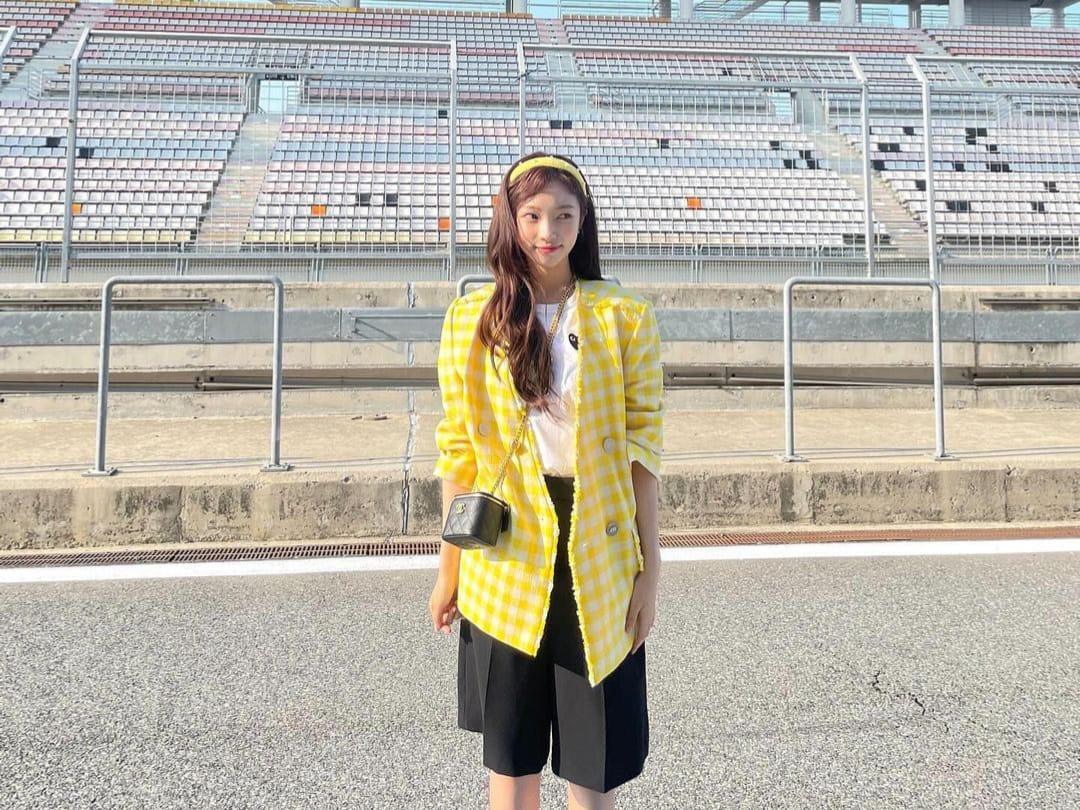
#> input picture haezy.jpg, 1080 x 810 px, given in place of solvay.jpg, which was not available
$ python 'Latihan 6_2.py'
#> lines starting #> are read from the running program, lines starting #| are printed output that depends on the picture; pictures that were not available may be replaced by others from this repository, and a replacement may not be noted
# 1217070078, Rossy Musdawiyah Anisa

import cv2
import numpy as np
from matplotlib import pyplot as plt

# Load images
img = cv2.imread('solvay.jpg', 0)
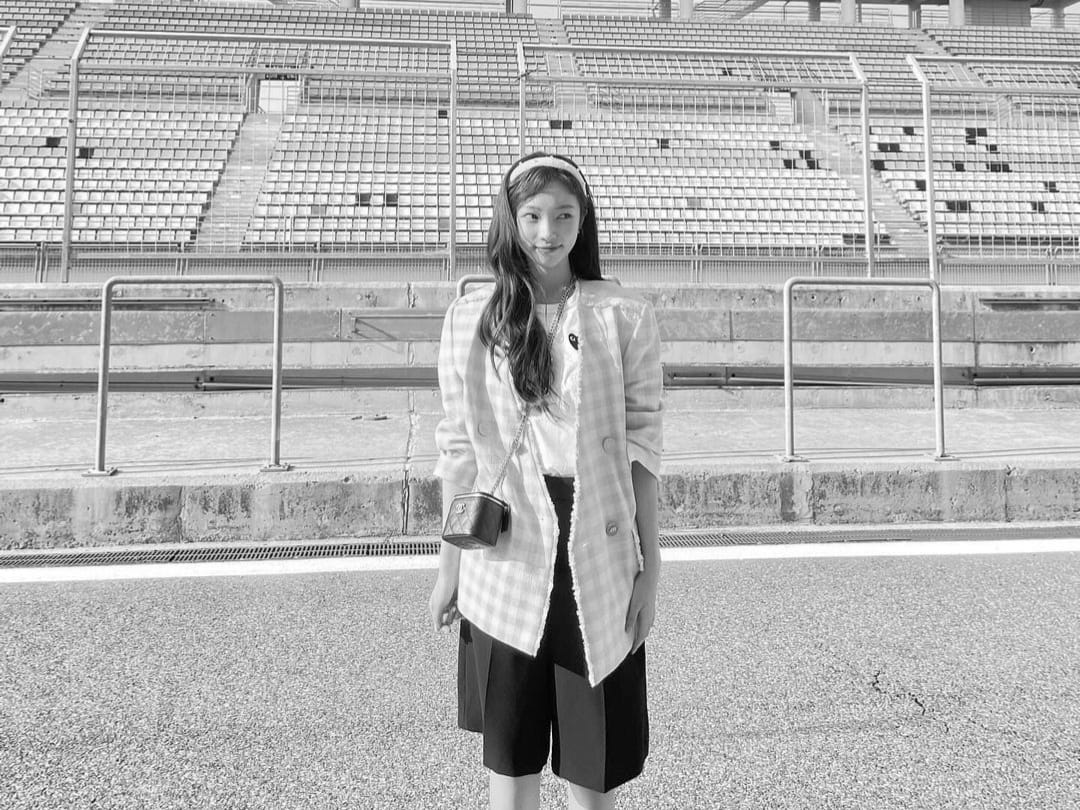
#> img: shape (810, 1080); min 0, max 255, mean 177.6
template = cv2.imread('einstein.jpg', 0)
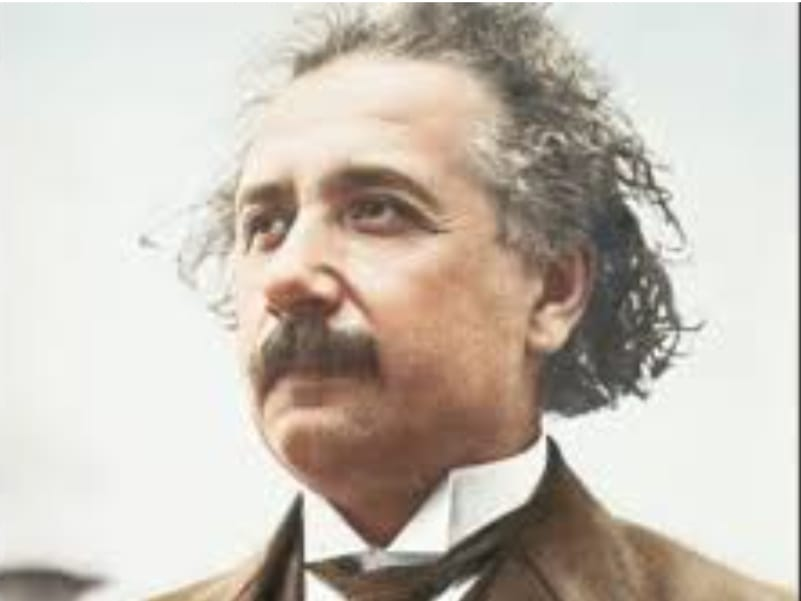
#> input picture einstein.jpg, 801 x 601 px
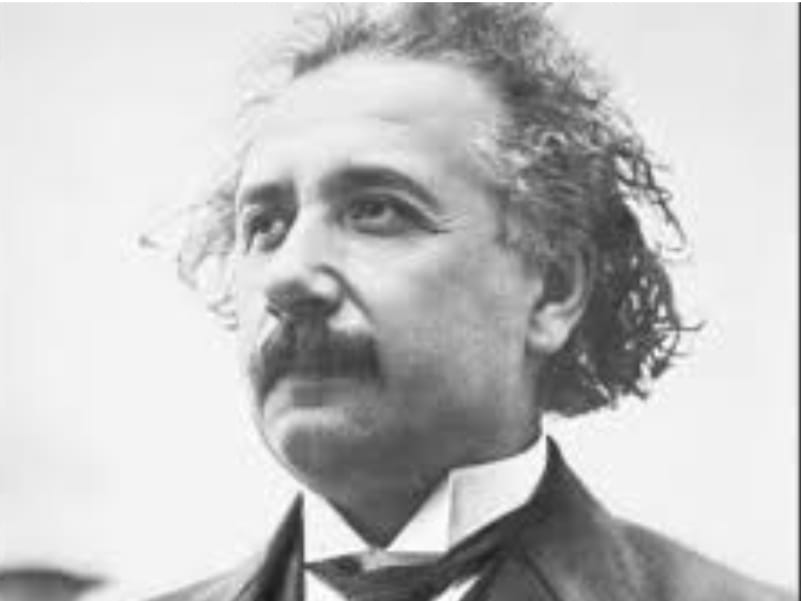
#> template: shape (601, 801); min 25, max 255, mean 193

# Check if images are loaded successfully
if img is None:
    print("Error: Could not read image 'solvay.jpg'")
    exit()

if template is None:
    print("Error: Could not read image 'einstein.jpg'")
    exit()

# Ensure template size is not larger than input image size
img_h, img_w = img.shape[:2]
#> img_h = 810; img_w = 1080
template_h, template_w = template.shape[:2]
#> template_h = 601; template_w = 801

if template_h > img_h or template_w > img_w:
    print("Error: Template size is larger than input image size. Please resize the template.")
    exit()

# Make a copy of the grayscale image
img2 = img.copy()

# Resize template if necessary (optional step)
template = cv2.resize(template, (img_w // 2, img_h // 2))
#> template: shape (405, 540)

# Get template dimensions
w, h = template.shape[::-1]
#> w = 540; h = 405

# List of all template matching methods
methods = [cv2.TM_CCOEFF, cv2.TM_CCOEFF_NORMED, cv2.TM_CCORR,
           cv2.TM_CCORR_NORMED, cv2.TM_SQDIFF, cv2.TM_SQDIFF_NORMED]

# Set figure size for plotting
plt.rcParams["figure.figsize"] = (15, 10)

# Iterate over all template matching methods
for idx, method in enumerate(methods):
    img = img2.copy()

    try:
        # Apply template matching
        res = cv2.matchTemplate(img, template, method)

        # Find minimum and maximum values in the result
        min_val, max_val, min_loc, max_loc = cv2.minMaxLoc(res)

        # Determine top-left corner of the matched area
        if method in [cv2.TM_SQDIFF, cv2.TM_SQDIFF_NORMED]:
            top_left = min_loc
        else:
            top_left = max_loc

        # Calculate bottom-right corner based on template size
        bottom_right = (top_left[0] + w, top_left[1] + h)

        # Draw rectangle around the detected area
        cv2.rectangle(img, top_left, bottom_right, 255, 2)  # 2 is line thickness

        # Display the template matching result and the detected location
        plt.subplot(2, 3, idx + 1)
        plt.imshow(img, cmap='gray')
        plt.title('Method: {}'.format(method))
        plt.xticks([])
        plt.yticks([])

    except cv2.error as e:
        print(f"OpenCV error with method {method}: {e}")

    except Exception as e:
        print(f"Error with method {method}: {e}")
#> this loop made 6 passes
#> (min_val, max_val, min_loc, top_left, bottom_right) on passes 1 to 4: (-193139024, 312740704, (476, 405), (252, 390), (792, 795)), (-0.255, 0.405, (477, 405), (252, 390), (792, 795)), (6.96e+09, 7.66e+09, (460, 368), (0, 105), (540, 510)), (0.88, 0.941, (459, 405), (252, 390), (792, 795))
#> (min_val, max_val, max_loc, top_left, bottom_right) on passes 5 to 6: (1.05e+09, 2.03e+09, (459, 405), (252, 390), (792, 795)), (0.133, 0.255, (459, 405), (252, 390), (792, 795))
#> pass 1, `res = cv2.matchTemplate(img, template, method)`:
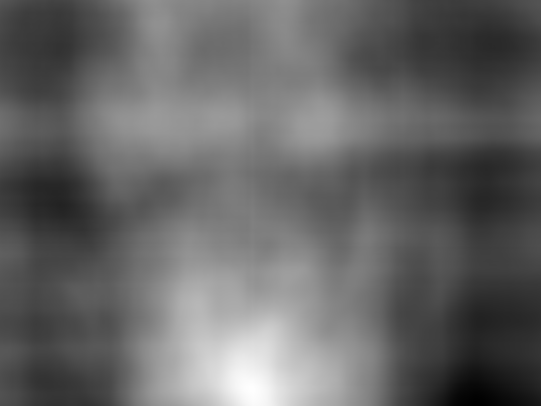
#> res: shape (406, 541) float32; min -193139024, max 312740704, mean 8864742; drawn with min black and max white
#> pass 3, `res = cv2.matchTemplate(img, template, method)`:
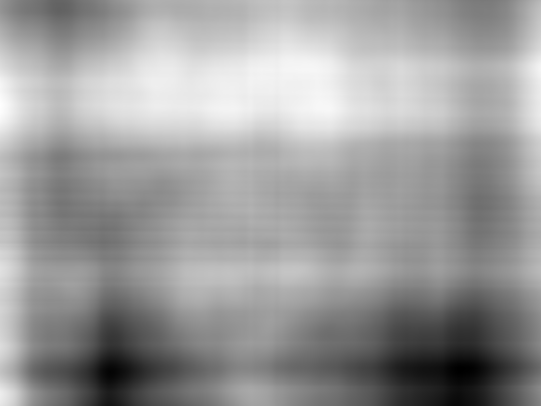
#> res: shape (406, 541) float32; min 6.96e+09, max 7.66e+09, mean 7.39e+09; drawn with min black and max white
#> after the loop:
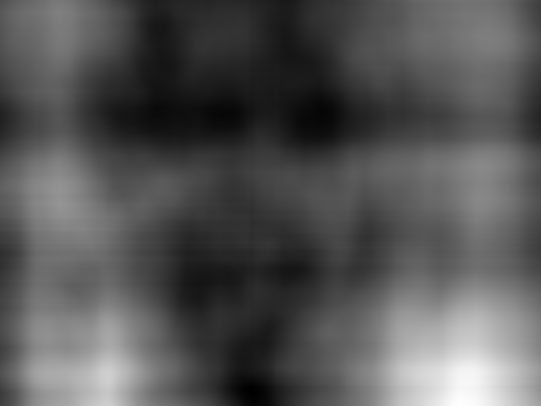
#> res: shape (406, 541) float32; min 0.133, max 0.255, mean 0.174; drawn with min black and max white

# Adjust layout and show the plot
plt.tight_layout()
plt.show()
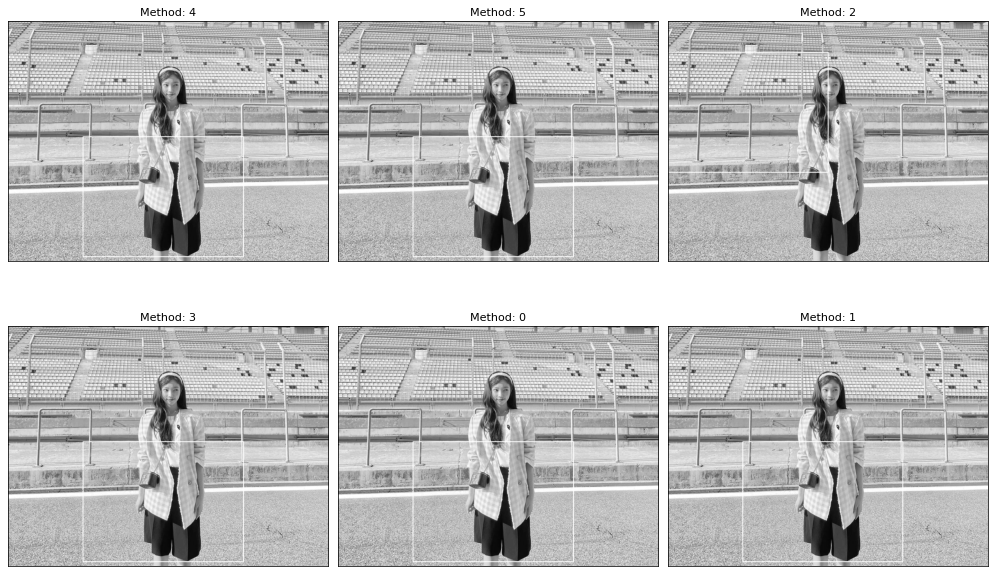
#> figure drawn by matplotlib, 6 panels
